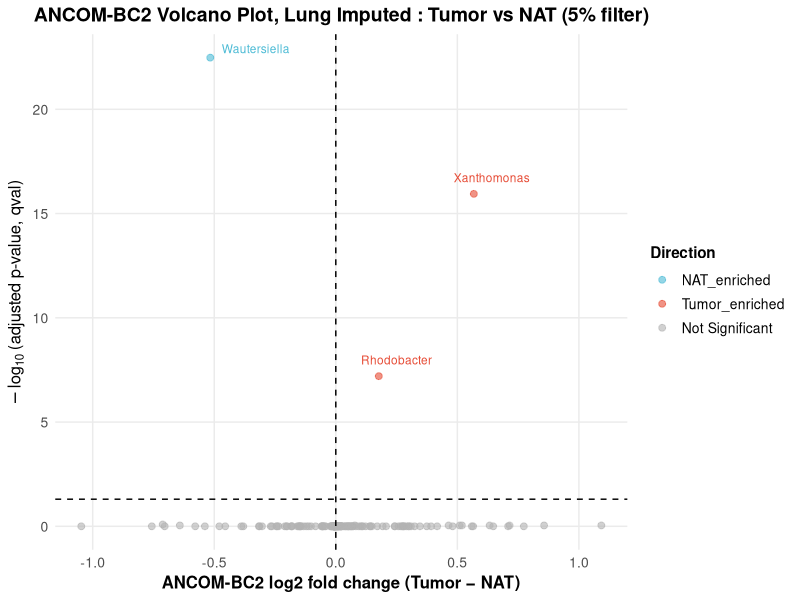
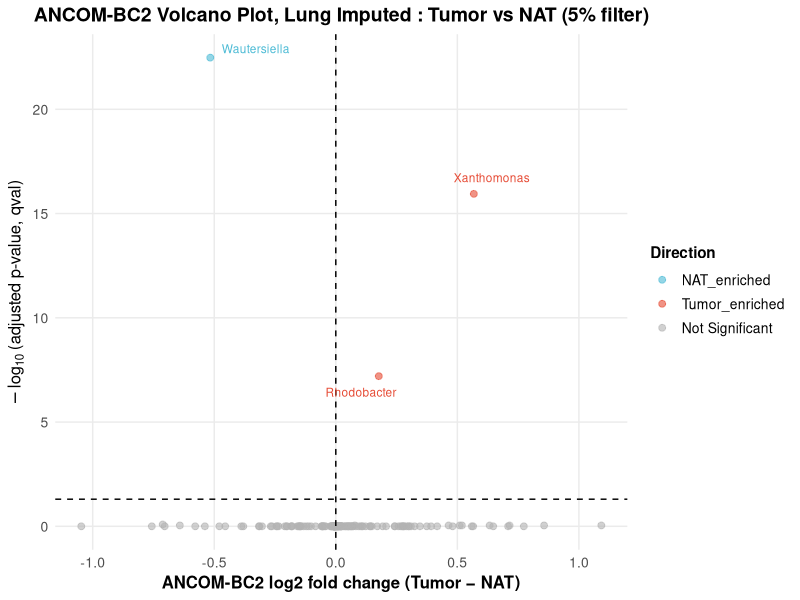
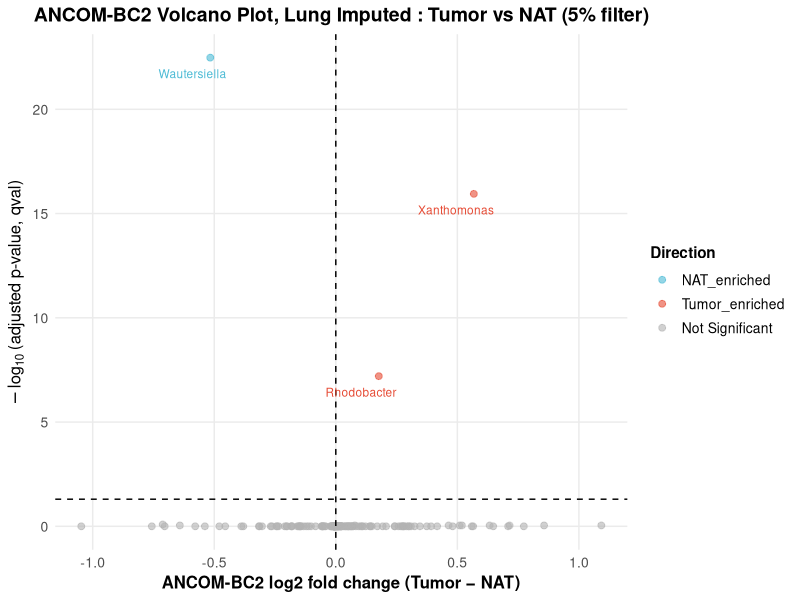

These figures' R source, in order:
setwd("C:/Users/sanyu/OneDrive/Desktop/Lung_new/Viz/Ancom")
library(ggplot2)
library(ggrepel)
library(dplyr)

# Load the data (full ANCOM-BC2 table with all taxa)
# Expecting columns like:
# taxon, lfc_(Intercept), lfc_GroupTumor, ..., lfc, qval, diff, diff_robust,
# significant, direction, etc.
data <- read.csv("imp5pct.csv", header = TRUE)

# Use qval (for GroupTumor) as the adjusted p-value
padj_cutoff <- 0.05

# Add padj, -log10(padj) and direction label
data <- data %>%
  mutate(
    # adjusted p-value
    padj = qval,
    
    # Y-axis: -log10(adjusted p-value)
    neglog10padj = -log10(padj),
    
    # Direction based on lfc sign + padj
    direction_label = case_when(
      padj < padj_cutoff & lfc > 0 ~ "Tumor_enriched",
      padj < padj_cutoff & lfc < 0 ~ "NAT_enriched",
      TRUE                         ~ "Not Significant"
    )
  )

# Decide which taxa to label:
# If there are significant taxa, label those,
# otherwise label top 10 by lowest padj
n_significant <- sum(data$padj < padj_cutoff, na.rm = TRUE)

if (n_significant > 0) {
  label_data <- data %>%
    filter(padj < padj_cutoff)
  cat("Found", n_significant, "significant genera to label\n")
} else {
  label_data <- data %>%
    arrange(padj) %>%
    slice_head(n = 10)
  cat("No significant genera found. Labeling top 10 by padj\n")
}

# Keep only finite values for plotting
plot_data <- data %>%
  filter(is.finite(lfc), is.finite(neglog10padj))

# Ordered factor for legend
plot_data$direction_label <- factor(
  plot_data$direction_label,
  levels = c("NAT_enriched", "Tumor_enriched", "Not Significant")
)

# Color palette
dir_cols <- c(
  "Tumor_enriched"  = "#E64B35",  # Red
  "NAT_enriched"    = "#4DBBD5",  # Blue
  "Not Significant" = "grey70"    # Grey
)

# Volcano plot
volcano_ancom <- ggplot(plot_data,
                        aes(x = lfc,
                            y = neglog10padj)) +
  
  # Points colored by direction
  geom_point(aes(color = direction_label),
             size = 2,
             alpha = 0.6) +
  
  # Manual colors
  scale_color_manual(
    values = dir_cols,
    name   = "Direction",
    drop   = FALSE
  ) +
  
  # Horizontal line at padj = 0.05
  geom_hline(
    yintercept = -log10(padj_cutoff),
    linetype   = "dashed",
    color      = "black",
    linewidth  = 0.5
  ) +
  
  # Vertical line at lfc = 0
  geom_vline(
    xintercept = 0,
    linetype   = "dashed",
    color      = "black",
    linewidth  = 0.5
  ) +
  
  # Labels for significant genera (or top 10)
  geom_text_repel(
    data = label_data,
    aes(label = taxon, color = direction_label),
    size          = 3,
    max.overlaps  = 20,
    box.padding   = 0.5,
    point.padding = 0.3,
    segment.color = "grey50",
    segment.size  = 0.2,
    show.legend   = FALSE
  ) +
  
  # Titles and axis labels
  labs(
    title = "ANCOM-BC2 Volcano Plot, Lung Imputed : Tumor vs NAT (5% filter)",
    x     = "ANCOM-BC2 log2 fold change (Tumor − NAT)",
    y     = expression(-log[10]~"(adjusted p-value, qval)")
  ) +
  
  # Clean theme
  theme_minimal() +
  theme(
    plot.title       = element_text(hjust = 0.5, face = "bold", size = 14),
    axis.title       = element_text(size = 12, face = "bold"),
    axis.text        = element_text(size = 10),
    legend.title     = element_text(size = 11, face = "bold"),
    legend.text      = element_text(size = 10),
    legend.position  = "right",
    panel.grid.minor = element_blank()
  )

# Show plot
print(volcano_ancom)

# Save plot
ggsave("vpimp5pct_ancom.png", plot = volcano_ancom,
       width = 10, height = 8, dpi = 300)
ggsave("vpimp5pct_ancom.pdf", plot = volcano_ancom,
       width = 10, height = 8)
